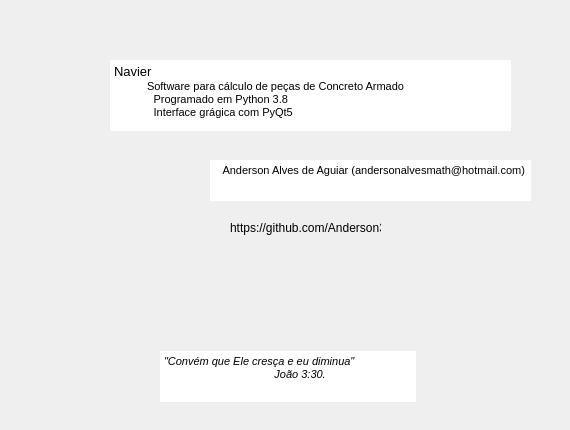
      <widget class="QWidget" name="tab_2">
       <attribute name="title">
        <string>Sobre</string>
       </attribute>
       <widget class="QLabel" name="label_9">
        <property name="geometry">
         <rect>
          <x>-10</x>
          <y>0</y>
          <width>91</width>
          <height>421</height>
         </rect>
        </property>
        <property name="text">
         <string/>
        </property>
       </widget>
       <widget class="QLabel" name="label_8">
        <property name="geometry">
         <rect>
          <x>420</x>
          <y>250</y>
          <width>141</width>
          <height>151</height>
         </rect>
        </property>
        <property name="text">
         <string/>
        </property>
        <property name="pixmap">
         <pixmap>navier_logo.png</pixmap>
        </property>
       </widget>
       <widget class="QTextBrowser" name="textBrowser_5">
        <property name="geometry">
         <rect>
          <x>160</x>
          <y>351</y>
          <width>256</width>
          <height>51</height>
         </rect>
        </property>
        <property name="frameShape">
         <enum>QFrame::NoFrame</enum>
        </property>
        <property name="html">
         <string>&lt;!DOCTYPE HTML PUBLIC &quot;-//W3C//DTD HTML 4.0//EN&quot; &quot;http://www.w3.org/TR/REC-html40/strict.dtd&quot;&gt;
&lt;html&gt;&lt;head&gt;&lt;meta name=&quot;qrichtext&quot; content=&quot;1&quot; /&gt;&lt;style type=&quot;text/css&quot;&gt;
p, li { white-space: pre-wrap; }
&lt;/style&gt;&lt;/head&gt;&lt;body style=&quot; font-family:'MS Shell Dlg 2'; font-size:8.25pt; font-weight:400; font-style:normal;&quot;&gt;
&lt;p style=&quot; margin-top:0px; margin-bottom:0px; margin-left:0px; margin-right:0px; -qt-block-indent:0; text-indent:0px;&quot;&gt;&lt;span style=&quot; font-style:italic;&quot;&gt;&amp;quot;Convém que Ele cresça e eu diminua&amp;quot; &lt;/span&gt;&lt;/p&gt;
&lt;p style=&quot; margin-top:0px; margin-bottom:0px; margin-left:0px; margin-right:0px; -qt-block-indent:0; text-indent:0px;&quot;&gt;&lt;span style=&quot; font-style:italic;&quot;&gt;	          João 3:30.&lt;/span&gt;&lt;/p&gt;
&lt;p style=&quot;-qt-paragraph-type:empty; margin-top:0px; margin-bottom:0px; margin-left:0px; margin-right:0px; -qt-block-indent:0; text-indent:0px;&quot;&gt;&lt;br /&gt;&lt;/p&gt;&lt;/body&gt;&lt;/html&gt;</string>
        </property>
       </widget>
       <widget class="QTextBrowser" name="textBrowser_14">
        <property name="geometry">
         <rect>
          <x>110</x>
          <y>60</y>
          <width>401</width>
          <height>71</height>
         </rect>
        </property>
        <property name="frameShape">
         <enum>QFrame::NoFrame</enum>
        </property>
        <property name="html">
         <string>&lt;!DOCTYPE HTML PUBLIC &quot;-//W3C//DTD HTML 4.0//EN&quot; &quot;http://www.w3.org/TR/REC-html40/strict.dtd&quot;&gt;
&lt;html&gt;&lt;head&gt;&lt;meta name=&quot;qrichtext&quot; content=&quot;1&quot; /&gt;&lt;style type=&quot;text/css&quot;&gt;
p, li { white-space: pre-wrap; }
&lt;/style&gt;&lt;/head&gt;&lt;body style=&quot; font-family:'MS Shell Dlg 2'; font-size:8.25pt; font-weight:400; font-style:normal;&quot;&gt;
&lt;p style=&quot; margin-top:0px; margin-bottom:0px; margin-left:0px; margin-right:0px; -qt-block-indent:0; text-indent:0px;&quot;&gt;&lt;span style=&quot; font-size:10pt;&quot;&gt;Navier &lt;/span&gt;&lt;/p&gt;
&lt;p align=&quot;justify&quot; style=&quot; margin-top:0px; margin-bottom:0px; margin-left:0px; margin-right:0px; -qt-block-indent:0; text-indent:0px;&quot;&gt;&lt;span style=&quot; font-size:9pt;&quot;&gt;         &lt;/span&gt;&lt;span style=&quot; font-size:8pt;&quot;&gt; Software para cálculo de peças de Concreto Armado&lt;/span&gt;	&lt;/p&gt;
&lt;p align=&quot;justify&quot; style=&quot; margin-top:0px; margin-bottom:0px; margin-left:0px; margin-right:0px; -qt-block-indent:0; text-indent:0px;&quot;&gt;             Programado em Python 3.8 &lt;/p&gt;
&lt;p align=&quot;justify&quot; style=&quot; margin-top:0px; margin-bottom:0px; margin-left:0px; margin-right:0px; -qt-block-indent:0; text-indent:0px;&quot;&gt;             Interface grágica com PyQt5&lt;/p&gt;&lt;/body&gt;&lt;/html&gt;</string>
        </property>
       </widget>
       <widget class="QTextBrowser" name="textBrowser_15">
        <property name="geometry">
         <rect>
          <x>210</x>
          <y>160</y>
          <width>321</width>
          <height>41</height>
         </rect>
        </property>
        <property name="frameShape">
         <enum>QFrame::NoFrame</enum>
        </property>
        <property name="html">
         <string>&lt;!DOCTYPE HTML PUBLIC &quot;-//W3C//DTD HTML 4.0//EN&quot; &quot;http://www.w3.org/TR/REC-html40/strict.dtd&quot;&gt;
&lt;html&gt;&lt;head&gt;&lt;meta name=&quot;qrichtext&quot; content=&quot;1&quot; /&gt;&lt;style type=&quot;text/css&quot;&gt;
p, li { white-space: pre-wrap; }
&lt;/style&gt;&lt;/head&gt;&lt;body style=&quot; font-family:'MS Shell Dlg 2'; font-size:8.25pt; font-weight:400; font-style:normal;&quot;&gt;
&lt;p style=&quot; margin-top:0px; margin-bottom:0px; margin-left:0px; margin-right:0px; -qt-block-indent:0; text-indent:0px;&quot;&gt;   Anderson Alves de Aguiar (andersonalvesmath@hotmail.com)&lt;/p&gt;
&lt;p style=&quot;-qt-paragraph-type:empty; margin-top:0px; margin-bottom:0px; margin-left:0px; margin-right:0px; -qt-block-indent:0; text-indent:0px;&quot;&gt;&lt;br /&gt;&lt;/p&gt;&lt;/body&gt;&lt;/html&gt;</string>
        </property>
       </widget>
       <widget class="QLabel" name="label_18">
        <property name="geometry">
         <rect>
          <x>120</x>
          <y>140</y>
          <width>91</width>
          <height>51</height>
         </rect>
        </property>
        <property name="text">
         <string/>
        </property>
        <property name="pixmap">
         <pixmap>logo_a3_mini.png</pixmap>
        </property>
        <property name="scaledContents">
         <bool>true</bool>
        </property>
       </widget>
       <widget class="QLabel" name="label_19">
        <property name="geometry">
         <rect>
          <x>180</x>
          <y>210</y>
          <width>40</width>
          <height>31</height>
         </rect>
        </property>
        <property name="text">
         <string/>
        </property>
        <property name="pixmap">
         <pixmap>git_logo.png</pixmap>
        </property>
        <property name="scaledContents">
         <bool>true</bool>
        </property>
       </widget>
       <widget class="QLabel" name="label_20">
        <property name="geometry">
         <rect>
          <x>230</x>
          <y>220</y>
          <width>151</width>
          <height>16</height>
         </rect>
        </property>
        <property name="text">
         <string>https://github.com/Anderson3</string>
        </property>
       </widget>
       <widget class="QLabel" name="label_21">
        <property name="geometry">
         <rect>
          <x>310</x>
          <y>240</y>
          <width>41</width>
          <height>41</height>
         </rect>
        </property>
        <property name="text">
         <string/>
        </property>
        <property name="pixmap">
         <pixmap>logo_brunel.png</pixmap>
        </property>
        <property name="scaledContents">
         <bool>true</bool>
        </property>
       </widget>
       <widget class="QLabel" name="label_22">
        <property name="geometry">
         <rect>
          <x>250</x>
          <y>240</y>
          <width>41</width>
          <height>41</height>
         </rect>
        </property>
        <property name="text">
         <string/>
        </property>
        <property name="pixmap">
         <pixmap>logo_engtool.png</pixmap>
        </property>
        <property name="scaledContents">
         <bool>true</bool>
        </property>
       </widget>
      </widget>
